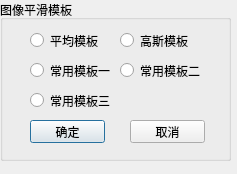
<?xml version="1.0" encoding="UTF-8"?>
<ui version="4.0">
 <class>templateSetting</class>
 <widget class="QDialog" name="templateSetting">
  <property name="geometry">
   <rect>
    <x>0</x>
    <y>0</y>
    <width>237</width>
    <height>174</height>
   </rect>
  </property>
  <property name="windowTitle">
   <string>Dialog</string>
  </property>
  <widget class="QGroupBox" name="groupBox">
   <property name="geometry">
    <rect>
     <x>0</x>
     <y>0</y>
     <width>231</width>
     <height>161</height>
    </rect>
   </property>
   <property name="title">
    <string>图像平滑模板</string>
   </property>
   <widget class="QRadioButton" name="meanTemplate">
    <property name="geometry">
     <rect>
      <x>30</x>
      <y>30</y>
      <width>91</width>
      <height>21</height>
     </rect>
    </property>
    <property name="text">
     <string>平均模板</string>
    </property>
   </widget>
   <widget class="QRadioButton" name="gaussTemplate">
    <property name="geometry">
     <rect>
      <x>120</x>
      <y>30</y>
      <width>91</width>
      <height>21</height>
     </rect>
    </property>
    <property name="text">
     <string>高斯模板</string>
    </property>
   </widget>
   <widget class="QRadioButton" name="commonTemplate1">
    <property name="geometry">
     <rect>
      <x>30</x>
      <y>60</y>
      <width>91</width>
      <height>21</height>
     </rect>
    </property>
    <property name="text">
     <string>常用模板一</string>
    </property>
   </widget>
   <widget class="QRadioButton" name="commonTemplate2">
    <property name="geometry">
     <rect>
      <x>120</x>
      <y>60</y>
      <width>91</width>
      <height>21</height>
     </rect>
    </property>
    <property name="text">
     <string>常用模板二</string>
    </property>
   </widget>
   <widget class="QRadioButton" name="commonTemplate3">
    <property name="geometry">
     <rect>
      <x>30</x>
      <y>90</y>
      <width>91</width>
      <height>21</height>
     </rect>
    </property>
    <property name="text">
     <string>常用模板三</string>
    </property>
   </widget>
   <widget class="QPushButton" name="okButton">
    <property name="geometry">
     <rect>
      <x>30</x>
      <y>120</y>
      <width>75</width>
      <height>23</height>
     </rect>
    </property>
    <property name="text">
     <string>确定</string>
    </property>
   </widget>
   <widget class="QPushButton" name="cancelButton">
    <property name="geometry">
     <rect>
      <x>130</x>
      <y>120</y>
      <width>75</width>
      <height>23</height>
     </rect>
    </property>
    <property name="text">
     <string>取消</string>
    </property>
   </widget>
  </widget>
 </widget>
 <resources/>
 <connections/>
</ui>
